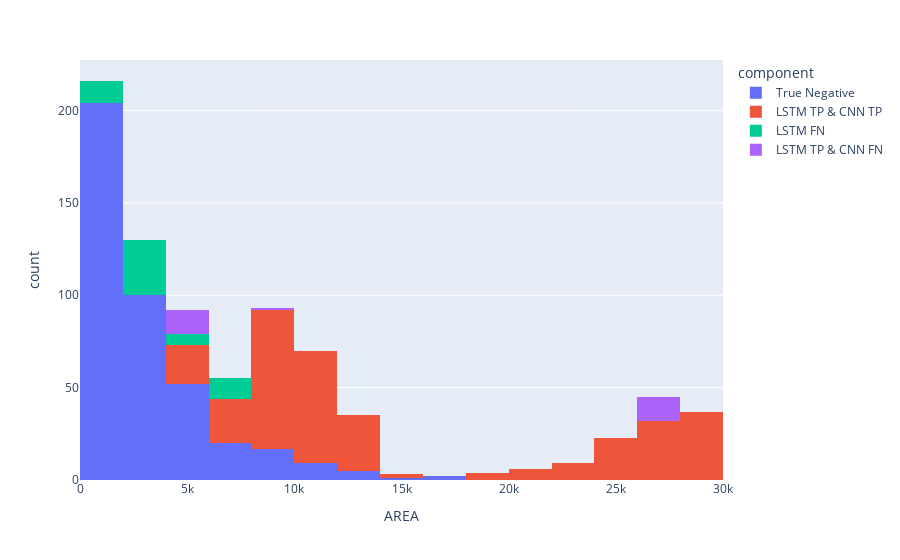

The code cell stored with this chart in its notebook:
### Code cell
px.histogram(df_fig, #[df_fig['label'] & (df_fig['LSTM prob'] > 0.5)],
             x='AREA',
             color='component'
)

### Figure 1 — Plotly figure (JSON) as saved in the notebook; plotly's stock layout.template omitted (floating-point values rounded to 4 significant figures; data arrays with more than 128 entries replaced by an {"elided": "..."} marker saying what was removed)
{"data": [{"alignmentgroup": "True", "bingroup": "x", "hovertemplate": "component=True Negative<br>AREA=%{x}<br>count=%{y}<extra></extra>", "legendgroup": "True Negative", "marker": {"color": "#636efa"}, "name": "True Negative", "offsetgroup": "True Negative", "orientation": "v", "showlegend": true, "type": "histogram", "x": {"elided": "410 float values"}, "xaxis": "x", "yaxis": "y"}, {"alignmentgroup": "True", "bingroup": "x", "hovertemplate": "component=LSTM TP & CNN TP<br>AREA=%{x}<br>count=%{y}<extra></extra>", "legendgroup": "LSTM TP & CNN TP", "marker": {"color": "#EF553B"}, "name": "LSTM TP & CNN TP", "offsetgroup": "LSTM TP & CNN TP", "orientation": "v", "showlegend": true, "type": "histogram", "x": {"elided": "324 float values"}, "xaxis": "x", "yaxis": "y"}, {"alignmentgroup": "True", "bingroup": "x", "hovertemplate": "component=LSTM FN<br>AREA=%{x}<br>count=%{y}<extra></extra>", "legendgroup": "LSTM FN", "marker": {"color": "#00cc96"}, "name": "LSTM FN", "offsetgroup": "LSTM FN", "orientation": "v", "showlegend": true, "type": "histogram", "x": [4183.0, 4330.0, 4522.0, 4669.0, 4717.0, 7591.0, 7359.0, 6710.0, 6422.0, 2545.0, 2594.0, 2668.0, 2718.0, 2763.0, 2790.0, 2829.0, 2864.0, 2915.0, 3030.0, 3079.0, 3101.0, 3120.0, 3172.0, 3569.0, 3621.0, 3644.0, 3656.0, 3683.0, 3706.0, 3717.0, 3749.0, 3770.0, 3814.0, 3845.0, 3873.0, 3923.0, 3952.0, 4018.0, 1679.0, 1690.0, 1700.0, 1711.0, 1715.0, 1738.0, 1784.0, 1841.0, 1898.0, 1930.0, 1970.0, 2000.0, 2048.0, 2078.0, 6766.0, 6723.0, 6688.0, 6657.0, 6658.0, 6649.0, 6676.0], "xaxis": "x", "yaxis": "y"}, {"alignmentgroup": "True", "bingroup": "x", "hovertemplate": "component=LSTM TP & CNN FN<br>AREA=%{x}<br>count=%{y}<extra></extra>", "legendgroup": "LSTM TP & CNN FN", "marker": {"color": "#ab63fa"}, "name": "LSTM TP & CNN FN", "offsetgroup": "LSTM TP & CNN FN", "orientation": "v", "showlegend": true, "type": "histogram", "x": [5096.0, 5081.0, 5086.0, 5090.0, 5099.0, 5121.0, 5147.0, 5158.0, 5173.0, 5184.0, 5197.0, 5223.0, 5252.0, 27650.0, 27780.0, 27780.0, 27680.0, 27580.0, 27380.0, 27010.0, 26690.0, 26400.0, 26200.0, 26630.0, 26650.0, 26460.0, 8729.0], "xaxis": "x", "yaxis": "y"}], "layout": {"autosize": true, "barmode": "relative", "legend": {"title": {"text": "component"}, "tracegroupgap": 0}, "margin": {"t": 60}, "xaxis": {"anchor": "y", "autorange": true, "domain": [0, 1], "range": [0, 30000], "title": {"text": "AREA"}, "type": "linear"}, "yaxis": {"anchor": "x", "autorange": true, "domain": [0, 1], "range": [0, 227.4], "title": {"text": "count"}}}}
